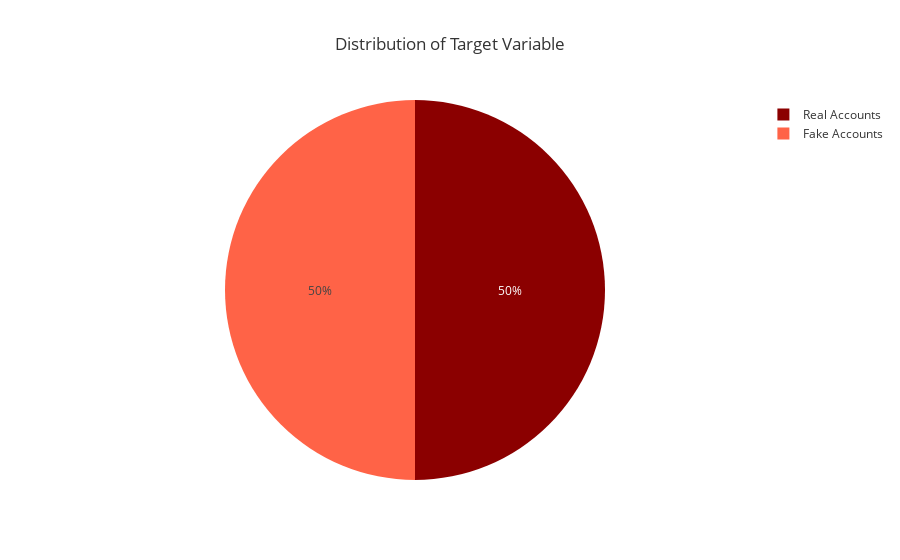

Notebook source saved alongside this figure:
### Markdown cell above
### Target Variable

### Code cell
fig = px.pie(legend_df, names='fake', title='Distribution of Target Variable', color_discrete_sequence = ['darkred','tomato'])
fig.update_layout(template = 'ggplot2')
fig.show()

### Figure 1 — Plotly figure (JSON) as saved in the notebook; plotly's stock layout.template omitted (floating-point values rounded to 4 significant figures; data arrays with more than 128 entries replaced by an {"elided": "..."} marker saying what was removed)
{"data": [{"domain": {"x": [0, 1], "y": [0, 1]}, "hovertemplate": "fake=%{label}<extra></extra>", "labels": {"elided": "574 str values"}, "legendgroup": "", "name": "", "showlegend": true, "type": "pie"}], "layout": {"legend": {"tracegroupgap": 0}, "piecolorway": ["darkred", "tomato"], "title": {"text": "Distribution of Target Variable"}}}
